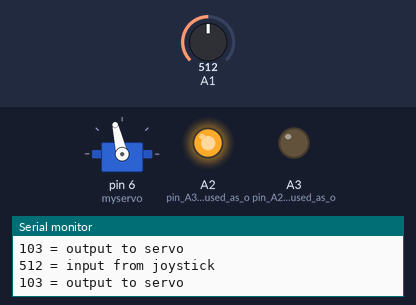
Bench run of a sketch on a simulated Arduino Uno, built with avr-gcc and run on an emulated ATmega328P. Parts: servo, output pins drawn as LEDs (lit = HIGH), the last lines printed to the serial monitor. The inputs (shaded band) are chosen by the test bench; at power-on: A1 = 512.

Above: at 1.2 s.
1.3 s: A1 set to 716
At 2.6 s:
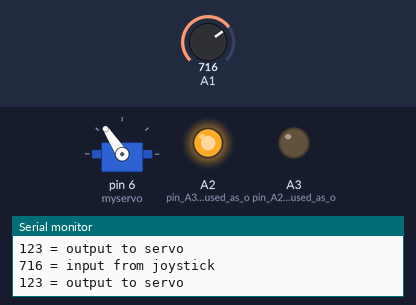
2.9 s: A1 set to 900
At 4.2 s:
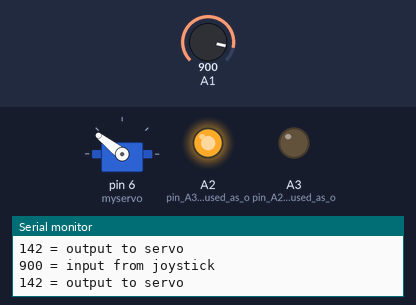
4.5 s: A1 set to 122
At 5.7 s:
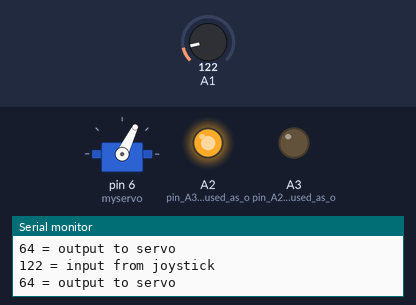
6.1 s: A1 set to 0
At 7.1 s:
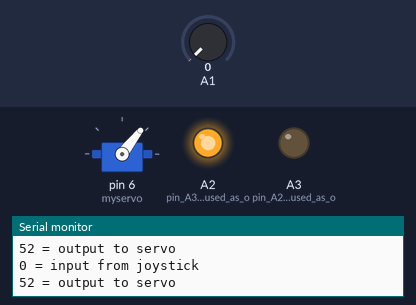
7.7 s: A1 set to 511
At 8.6 s:
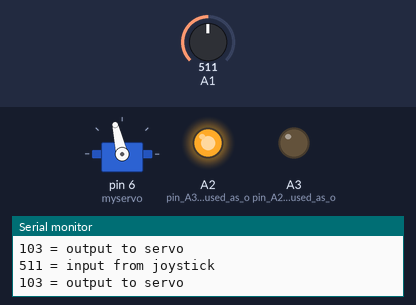
Timing chart, 0 to 10.3 s (numbered marks = the images above; inputs shaded):
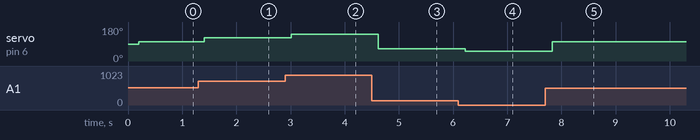

The sketch:

sketch_jun12aserviwithjoystick.ino
```cpp
#include <Servo.h>


Servo myservo ;

void setup()
{
 Serial.begin(9600);
  pinMode(A2, OUTPUT) ;    //pin A3 shall be used as output
  pinMode(A3, OUTPUT) ;  //pin A2 shall be used as output
  digitalWrite(A2, HIGH) ; //set pin A3 to high (+5V)
  digitalWrite(A3,LOW) ; //set pin A3 to low (ground)
  myservo.attach(6);
}

void loop()
{
 delay(200);
 int joystickXVal = analogRead(A1) ;  //read joystick input on pin A1
 Serial.print(joystickXVal);                //print the value from A1
 Serial.println(" = input from joystick");  //print "=input from joystick" next to the value
 Serial.print((joystickXVal+520)/10);       //print a from A1 calculated, scaled value
 Serial.println(" = output to servo");      //print "=output to servo" next to the value
 Serial.println() ;
 myservo.write((joystickXVal+520)/10);      //write the calculated value to the servo
}
```

Measured:
- after the input at 1.3 s, servo on pin 6 (myservo): 103° → 123° after 0.11 s
- after the input at 2.9 s, servo on pin 6 (myservo): 123° → 142° after 0.11 s
- after the input at 4.5 s, servo on pin 6 (myservo): 142° → 64° after 0.12 s
- after the input at 6.1 s, servo on pin 6 (myservo): 64° → 52° after 0.13 s
- after the input at 7.7 s, servo on pin 6 (myservo): 52° → 103° after 0.13 s
